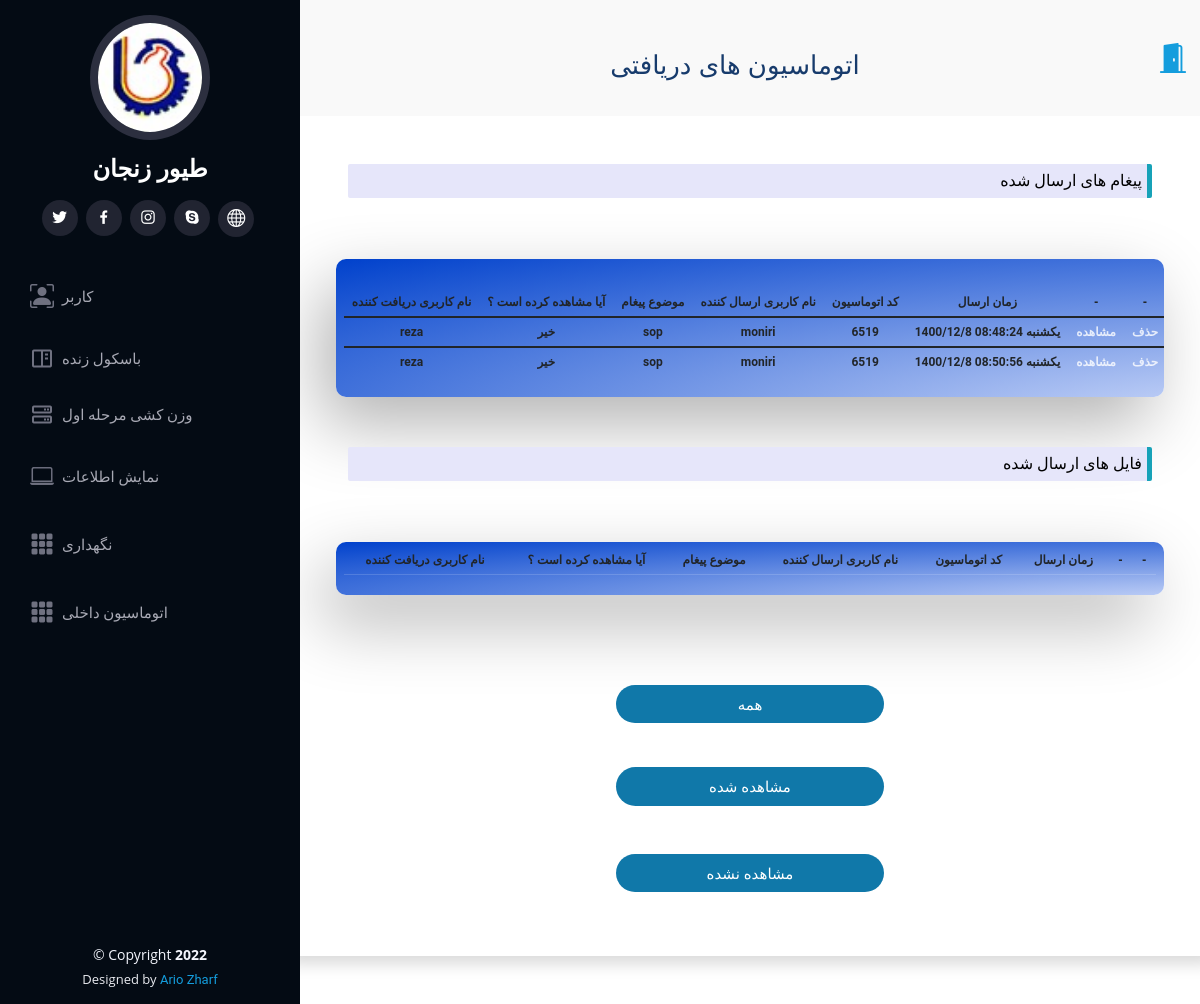
/automation/recv/list/0/ (signed in), run on an earlier commit of the app's database.
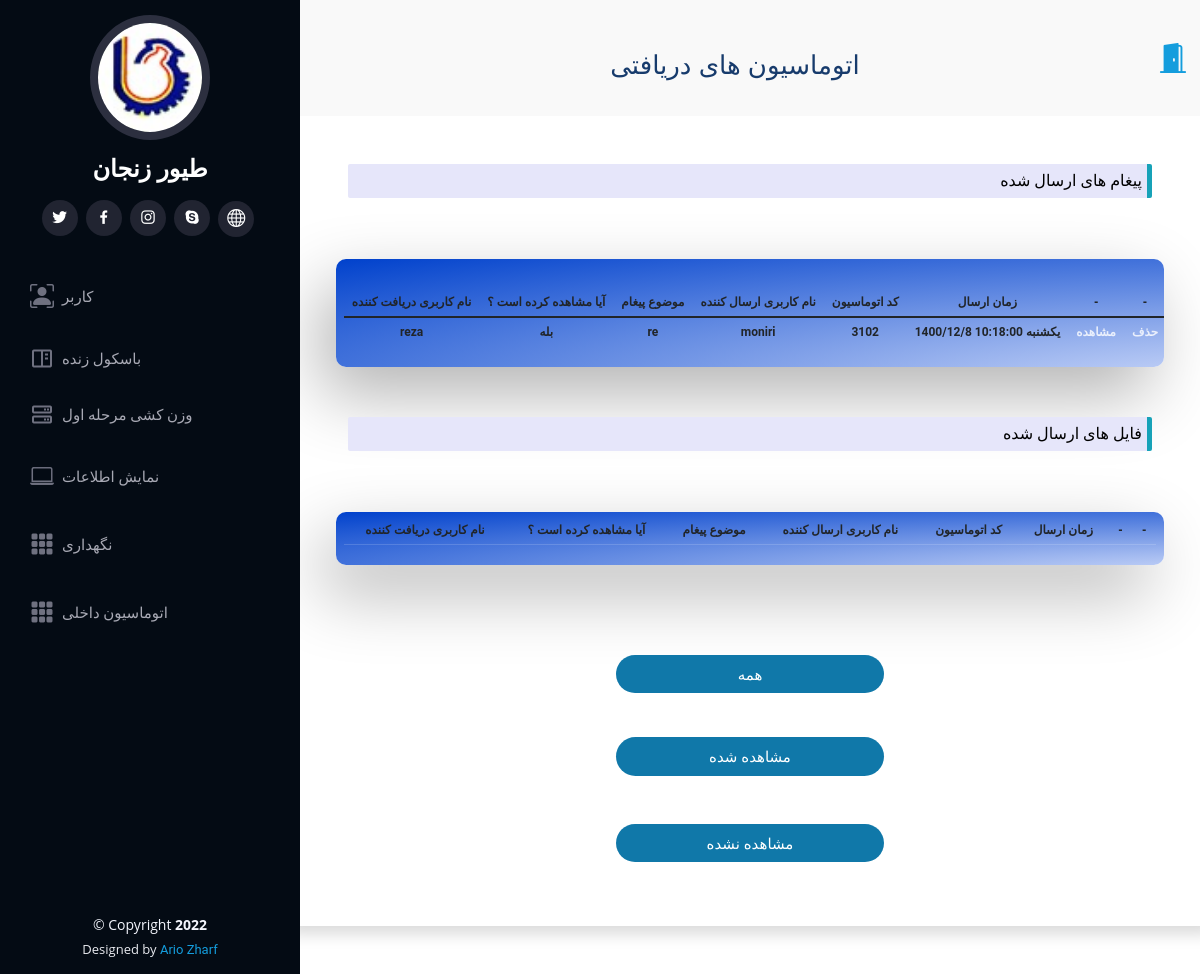
And on a later commit of the database.
### WareHouseApp/models.py (models this page shows, shortened)
class UserAutomation(models.Model):
    input_type = (
        ('F', 'File'),
        ('M', 'Message'),
    )
    automation_input_type = models.CharField(max_length=1, choices=input_type)
    automation_input_id = models.CharField(max_length=150)
    view_status = models.BooleanField(default=False)
    user = models.ForeignKey(User, on_delete=models.PROTECT)

class MessageAutomation(models.Model):
    message_id = models.CharField(max_length=150)
    subject = models.CharField(max_length=100, default='')
    content = models.TextField()
    automation = models.OneToOneField(Automation, on_delete=models.CASCADE)

class Automation(models.Model):
    automation_id = models.CharField(max_length=150)
    automation_create_time = models.FloatField()
    automation_create_time_format = models.CharField(max_length=50)
    code = models.CharField(max_length=10, default=random.randint(1000,9999))
    auto_type = (
        ('M', 'message'),
        ('F', 'file'),
    )
    automation_type = models.CharField(max_length=1, choices=auto_type, default='F')
    automation_create_user = models.ForeignKey(User, on_delete=models.PROTECT, null=True)

### WareHouseApp/views.py (the view, shortened to what this page needs)
# urls.py: re_path(r'^automation/recv/list/(?P<status>[\d]{1})/$', views.automation_recv_list, name='Automation_Recv_List'),
def automation_recv_list(requests, status):
    if requests.user.is_authenticated:
        temp = loader.get_template('WareHouseApp/automation_recv.html')
        if status == '1':
            file_automation_list = models.UserAutomation.objects.all().filter(automation_input_type='F').filter(
                user__username=requests.user.username
            ).filter(view_status=True)
            msg_automation_list = models.UserAutomation.objects.all().filter(automation_input_type='M').filter(
                user__username=requests.user.username
            ).filter(view_status=True)
        else:
            file_automation_list = models.UserAutomation.objects.all().filter(automation_input_type='F').filter(
                user__username=requests.user.username
            )
            msg_automation_list = models.UserAutomation.objects.all().filter(automation_input_type='M').filter(
                user__username=requests.user.username
            )
        file_list = []
        for usr in file_automation_list:
            file = models.FileAutomation.objects.get(file_automation_id=usr.automation_input_id)
            file_list.append([usr, file])
        msg_list = []
        for usr in msg_automation_list:
            msg = models.MessageAutomation.objects.get(message_id=usr.automation_input_id)
            msg_list.append([usr, msg])
        context = {
            'file_list': file_list,
            'msg_list': msg_list,
            'request': requests,
        }
        return HttpResponse(temp.render(context))
    return HttpResponseRedirect(reverse('Error', args=["you can't access to this page"]))

### WareHouseApp/templates/WareHouseApp/automation_recv.html (shortened to what this page needs)
{% extends 'WareHouseApp/main.html' %}
{% load static %}
 {% block title%}
 <h2>اتوماسیون های دریافتی</h2>
 {% endblock %}
{% block content %}
<div class=" cont">
    <div class="row form sign-in shadow p-5 mb-5 bg-white rounded d-flex align-items-stretch">
           <div class="col-12 ">
             <p class="partition" style="background-color: lavender;
              border-radius: 2px;
              border-right-style: solid;
              border-right-color: #17a2b8;
              border-right-width: 5px;
              text-align: right;
              padding-right: 10px;
              padding: 5px;
              color: black;">پیغام های ارسال شده</p>
           </div>
            <div class="fresh-table full-color-blue badge filter badge-blue" style="    overflow: scroll;">
                          <table id="fresh-table" class="table">
                            <thead>
                              <th>نام کاربری دریافت کننده</th>
                              <th>آیا مشاهده کرده است ؟</th>
                              <th>موضوع پیغام</th>
                              <th>نام کاربری ارسال کننده</th>
                              <th>کد اتوماسیون</th>
                              <th>زمان ارسال</th>
                              <th>-</th>
                            {% if request.user.is_superuser %}
                              <th>-</th>
                            {% endif %}
                            </thead>
                            {% for data in msg_list %}
                            <label >
                                <tbody>
                                  <tr>
                                    <td style="border-bottom:0px;" >{{ data.0.user.username }}</td>
                                    {% if data.0.view_status == True %}
                                    <td style="border-bottom:0px;" >بله</td>
                                      {% else %}
                                  <td style="border-bottom:0px;" >خیر</td>
                                    {% endif %}
                                    <td style="border-bottom:0px;" >{{ data.1.subject }}</td>
                                    <td style="border-bottom:0px;" >{{ data.1.automation.automation_create_user.username }}</td>
                                    <td style="border-bottom:0px;" >{{ data.1.automation.code }}</td>
                                    <td style="border-bottom:0px;" >{{ data.1.automation.automation_create_time_format }}</td>
                                    <td style="border-bottom:0px;" ><a href="{% url 'Automation_view' id=data.1.automation.automation_id %}">مشاهده</a></td>
                                    {% if request.user.is_superuser %}
                                      <td style="border-bottom:0px;" ><a href="{% url 'Automation_delete' id=data.1.automation.automation_id %}">حذف</a></td>
                                    {% endif %}
                                  </tr>
                                </tbody>
                            </label>
                              {% endfor %}
                          </table>
            </div>
           <div class="col-12 ">
             <p class="partition" style="background-color: lavender;
              border-radius: 2px;
              border-right-style: solid;
              border-right-color: #17a2b8;
              border-right-width: 5px;
              text-align: right;
              padding-right: 10px;
              padding: 5px;
              color: black;">فایل های ارسال شده</p>
           </div>
            <div class="fresh-table full-color-blue badge filter badge-blue" style="    overflow: scroll;">
                          <table id="fresh-table2" class="table">
                            <thead>
                              <th>نام کاربری دریافت کننده</th>
                              <th>آیا مشاهده کرده است ؟</th>
                              <th>موضوع پیغام</th>
                              <th>نام کاربری ارسال کننده</th>
                              <th>کد اتوماسیون</th>
                              <th>زمان ارسال</th>
                              <th>-</th>
                                {% if request.user.is_superuser %}
                                  <th>-</th>
                                {% endif %}
                            </thead>
                          </table>
            </div>
                    <a  href="{% url 'Automation_Recv_List' status='0' %}"><button   type="submit" class="submit text-center col-4 p-2 mb-1">همه</button></a>
                    <a  href="{% url 'Automation_Recv_List' status='1' %}"><button   type="submit" class="submit text-center col-4 p-2 mb-2">مشاهده شده</button></a>
                    <a  href="{% url 'Automation_Recv_List' status='2' %}"><button   type="submit" class="submit text-center col-4 p-2 mb-3">مشاهده نشده</button></a>
        </div>
    </div>
{% endblock %}

### WareHouseApp/templates/WareHouseApp/main.html (shortened to what this page needs)
<!DOCTYPE html>
{% load static %}
<html lang="en">
<head>
  <link href="https://www.google.com/maps/place/%D8%B4%D8%B1%D9%83%D8%AA+%D9%84%D9%8A%D8%B2%D9%8A%D9%86%DA%AF+%D8%B5%D9%86%D8%B9%D8%AA+%D9%88+%D9%85%D8%B9%D8%AF%D9%86%E2%80%AD/@36.6651516,48.5017527,18z/data=!3m1!4b1!4m8!1m2!2m1!1z2LLZhtis2KfZhiDahtmH2KfYsdix2KfZhyDZhdi52YTZhQ!3m4!1s0x3ff610e998348c67:0x2e076c8b79698fbf!8m2!3d36.665225!4d48.5006824" rel="stylesheet">
  <link href="{% static 'WareHouseApp/vendor/aos/aos.css' %}" rel="stylesheet">
  <link href="{% static 'WareHouseApp/vendor/bootstrap/css/bootstrap.min.css' %}" rel="stylesheet">
  <link href="{% static 'WareHouseApp/vendor/bootstrap-icons/bootstrap-icons.css' %}" rel="stylesheet">
  <link href="{% static 'WareHouseApp/vendor/boxicons/css/boxicons.min.css' %}" rel="stylesheet">
  <link href="{% static 'WareHouseApp/vendor/glightbox/css/glightbox.min.css' %}" rel="stylesheet">
  <link href="{% static 'WareHouseApp/vendor/swiper/swiper-bundle.min.css' %}" rel="stylesheet">
  <link href="{% static  'WareHouseApp/assets/css/fresh-bootstrap-table.css' %}" rel="stylesheet" />
  <link href="{% static  'WareHouseApp/assets/css/demo.css' %}" rel="stylesheet" />
  <link href="{% static 'WareHouseApp/css/logincss.css' %}" rel="stylesheet">
  <link href="{% static 'WareHouseApp/css/style.css' %}" rel="stylesheet">
</head>
<body>
  <header id="header" style="overflow:scroll;">
    <div class="d-flex flex-column">
      <div class="profile">
        <img src="{% static 'WareHouseApp/img/arm.jpeg' %}" alt="" class="img-fluid rounded-circle">
        <h1 class="text-light"><a href="index.html">طیور زنجان</a></h1>
        <div class="social-links mt-3 text-center">
          <a href="#" class="twitter"><i class="bx bxl-twitter"></i></a>
          <a href="#" class="facebook"><i class="bx bxl-facebook"></i></a>
          <a href="https://instagram.com/tiyurzanjan.ir/" class="instagram"><i class="bx bxl-instagram"></i></a>
          <a href="#" class="google-plus"><i class="bx bxl-skype"></i></a>
          <a href="https://tiyurzanjan.ir/" class="linkedin"><i class="bi bi-globe"></i></a>
        </div>
      </div>
      <nav id="navbar" class="nav-menu navbar">
        <ul>
          {% if request.user.is_superuser %}
            <li><a href="{% url 'User_url' %}" class="nav-link scrollto"><i class="bi bi-person-bounding-box"></i> <span>کاربر {{ request.user.is_super_user }}</span></a></li>
          {% endif %}
          <li><a href="{% url 'live_WeighBridge' %}" class="nav-link scrollto"><i class="bx bx-book-content"></i> <span>باسکول زنده</span></a></li>
          <li><a href="{% url 'first_WeightLifting' %}" class="nav-link scrollto"><i class="bx bx-server"></i> <span>وزن کشی مرحله اول</span></a></li>
          <li><a href="{% url 'monitor_data' %}" class="nav-link scrollto"><i class="bi bi-laptop"></i> <span>نمایش اطلاعات</span></a></li>
          <li><a href="{% url 'task' %}" class="nav-link scrollto"><i class="bi bi-grid-3x3-gap-fill"></i> <span>نگهداری</span></a></li>
          <li><a href="{% url 'automation' %}" class="nav-link scrollto"><i class="bi bi-grid-3x3-gap-fill"></i> <span>اتوماسیون داخلی</span></a></li>
        </ul>
      </nav>
    </div>
  </header>
  <main id="main">
    <section class="breadcrumbs">
      <div class="container">
        <div class="d-flex justify-content-between align-items-center">
          {% block title %}{% endblock %}
          <ol>
            <li><a href="{% url 'LogOut' %}" class="bi bi-door-open-fill size-7 " style="font-size: 30px"></a></li>
          </ol>
        </div>
      </div>
    </section>
    {% block content %}
    {% endblock %}
  </main>
  <footer id="footer">
    <div class="container">
      <div class="copyright">
        &copy; Copyright <strong><span>2022</span></strong>
      </div>
      <div class="credits">
        Designed by <a href="https://bootstrapmade.com/">Ario Zharf</a>
      </div>
    </div>
  </footer>
</body>
</html>

### WareHouseApp/static/WareHouseApp/assets/css/demo.css (style rules this page uses)
body { background: #938982; background: url('../img/bg.jpg'); background-size: cover; height: 100vh; background-attachment: fixed; background-size: 100% 100%; }
.fresh-table { margin-top: 45px; box-shadow: -15px 27px 69px rgba(0,0,0,.30); margin-bottom: 50px; }
h2 { font-size: 28px; }
h1 { font-size: 38px; }

### WareHouseApp/static/WareHouseApp/css/logincss.css (style rules this page uses)
html { height: 100%; }
body { height: 100%; margin: 0; background-repeat: no-repeat; background-attachment: fixed; }
_________________________________________________________________ *, *:before, *:after { box-sizing: border-box; margin: 0; padding: 0; }
body { font-family: 'Open Sans', Helvetica, Arial, sans-serif; background: #ffffff; }
input, button { border: none; outline: none; background: none; font-family: 'Open Sans', Helvetica, Arial, sans-serif; }
.cont { overflow: hidden; position: relative; width: $contW; margin: ; background: #fff; }
.form { position: relative; width: $formW; height: 100%; transition: transform $switchAT ease-in-out; padding: 50px 30px 0; }
button { display: block; margin: 0 auto; width: $inputW; height: $btnH; border-radius: 30px; color: #fff; font-size: 15px; cursor: pointer; }
h2 { width: 100%; font-size: 26px; text-align: center; }
.submit { margin-top: 40px; margin-bottom: 20px; background: #1078a9; text-transform: uppercase; }

### WareHouseApp/static/WareHouseApp/css/style.css (style rules this page uses)
body { font-family: "Open Sans", sans-serif; color: #173b6c; }
a { color: #149ddd; text-decoration: none; }
h1, h2, h3, h4, h5, h6 { font-family: "Raleway", sans-serif; }
#header { position: fixed; top: 0; left: 0; bottom: 0; width: 300px; transition: all ease-in-out 0.5s; z-index: 9997; transition: all 0.5s; padding: 0 15px; background: #040b14; overflow-y: ; }
#header .profile img { margin: 15px auto; display: block; width: 120px; border: 8px solid #2c2f3f; }
#header .profile h1 { font-size: 24px; margin: 0; padding: 0; font-weight: 600; -moz-text-align-last: center; text-align-last: center; font-family: "Poppins", sans-serif; }
#header .profile h1 a, #header .profile h1 a:hover { color: #fff; text-decoration: none; }
#header .profile .social-links a { font-size: 18px; display: inline-block; background: #212431; color: #fff; line-height: 1; padding: 8px 0; margin-right: 4px; border-radius: 50%; text-align: center; width: 36px; height: 36px; transition: 0.3s; }
#main { margin-left: 300px; }
.nav-menu { padding: 30px 0 0 0; }
.nav-menu * { margin: 0; padding: 0; list-style: none; }
.nav-menu > ul > li { position: relative; white-space: nowrap; }
.nav-menu a, .nav-menu a:focus { display: flex; align-items: center; color: #a8a9b4; padding: 12px 15px; margin-bottom: 8px; transition: 0.3s; font-size: 15px; }
.nav-menu a i, .nav-menu a:focus i { font-size: 24px; padding-right: 8px; color: #6f7180; }
section { padding: 60px 0; overflow: hidden; }
.breadcrumbs { padding: 20px 0; background: #f9f9f9; }
.breadcrumbs h2 { font-size: 26px; font-weight: 300; }
.breadcrumbs ol { display: flex; flex-wrap: wrap; list-style: none; padding: 0; margin: 0; font-size: 30px; }
#footer { padding: 15px; color: #f4f6fd; font-size: 14px; position: fixed; left: 0; bottom: 0; width: 300px; z-index: 9999; background: #040b14; }
#footer .copyright { text-align: center; }
#footer .credits { padding-top: 5px; text-align: center; font-size: 13px; color: #eaebf0; }

What changed in the data, as far as the page shows it:
removed UserAutomation: user.username "reza", view_status "خیر", subject "sop", username "moniri", code "6519", automation_create_time_format "1400/12/8 یکشنبه 08:48:24"
removed UserAutomation: user.username "reza", view_status "خیر", subject "sop", username "moniri", code "6519", automation_create_time_format "1400/12/8 یکشنبه 08:50:56"
now on this page (row edited): UserAutomation: user.username "reza", view_status "بله", subject "re", username "moniri", code "3102", automation_create_time_format "1400/12/8 یکشنبه 10:18:00"
